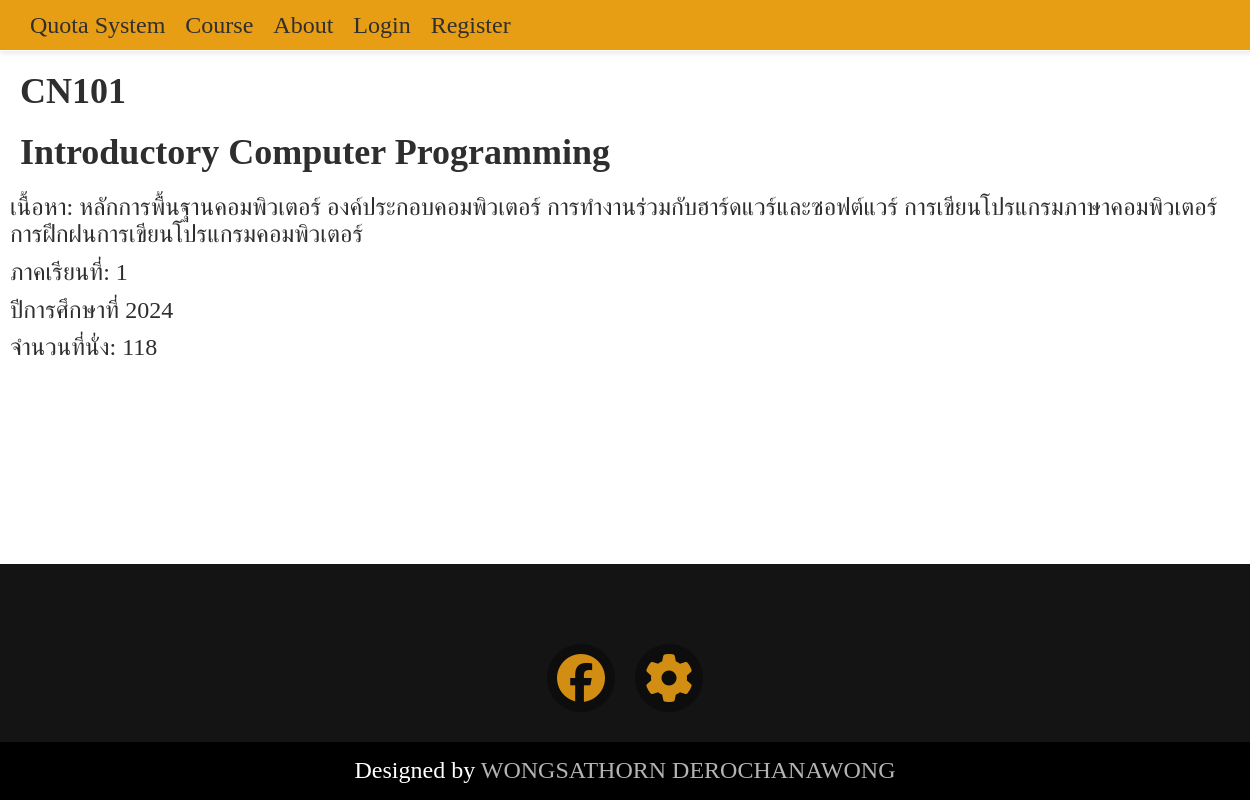
The app's page /course/CN101/ with its own data.
### course/models.py (models this page shows, shortened)
class Course(models.Model):
    course_code = models.CharField(max_length=5)
    course_name = models.CharField(max_length=100)
    course_description = models.TextField(null=True)
    semester   = models.CharField(max_length=1)
    year = models.CharField(max_length=4)
    seat = models.IntegerField()
    seat_is_full = models.BooleanField(null=True)
    Users = models.ManyToManyField(settings.AUTH_USER_MODEL, through='CourseEnrollment', related_name='enrolled_courses', blank=True)

### course/views.py (the view)
# urls.py: path('course/<str:course_code>/', views.course_detail, name='course_detail'),
def course_detail(request, course_code):
    single_course = get_object_or_404(Course, course_code=course_code)
    return render(request, 'course/course_detail.html', context={'single_course': single_course})

### course/templates/course/course_detail.html (shortened to what this page needs)
{% extends 'course/components/base.html' %}
{% block content %}
    <h2>{{single_course.course_code}}</h2>
    <h2>{{single_course.course_name}}</h2>
    <p>เนื้อหา: {{single_course.course_description}}</p>
    <p>ภาคเรียนที่: {{single_course.semester}}</p>
    <p>ปีการศึกษาที่ {{single_course.year}}</p>
    <p>จำนวนที่นั่ง: {{single_course.seat}}</p>
{% endblock %}

### course/static/course/main.css (style rules this page uses)
html { font-family: 'RSU_Regular', 'sans-serif'; font-size: 1.5rem; color: #2E2E2E; height: 100%; overflow-x: hidden; }
h2 { margin: 20px; }
p { margin: 10px; }

### records on screen
Course: course_code "CN101", course_name "Introductory Computer Programming", course_description "หลักการพื้นฐานคอมพิวเตอร์ องค์ประกอบคอมพิวเตอร์ การทำงานร่วมกับฮาร์ดแวร์และซอฟต์แวร์ การเขียนโปรแกรมภาษาคอมพิวเตอร์ การฝึกฝนการเขียนโปรแกรมคอมพิวเตอร์", semester "1", year "2024", seat "118"
